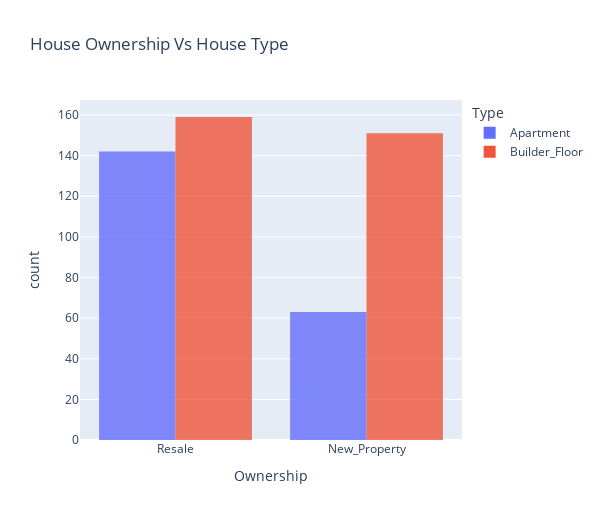

The notebook cell this image was saved under:
### Code cell
fig = px.histogram(df3,x='Transaction',
                    title='House Ownership Vs House Type',
                    opacity=0.8,
                    color = 'Type',
                    labels={'Transaction':'Ownership'})
                    #color_discrete_sequence=['indianred']
fig.update_layout(barmode='group', bargap=0.20,bargroupgap=0.0,height=520,width=600)
fig.show()

### Figure 1 — Plotly figure (JSON) as saved in the notebook; plotly's stock layout.template omitted (floating-point values rounded to 4 significant figures; data arrays with more than 128 entries replaced by an {"elided": "..."} marker saying what was removed)
{"data": [{"alignmentgroup": "True", "bingroup": "x", "hovertemplate": "Type=Apartment<br>Ownership=%{x}<br>count=%{y}<extra></extra>", "legendgroup": "Apartment", "marker": {"color": "#636efa", "opacity": 0.8}, "name": "Apartment", "offsetgroup": "Apartment", "orientation": "v", "showlegend": true, "type": "histogram", "x": {"elided": "205 str values"}, "xaxis": "x", "yaxis": "y"}, {"alignmentgroup": "True", "bingroup": "x", "hovertemplate": "Type=Builder_Floor<br>Ownership=%{x}<br>count=%{y}<extra></extra>", "legendgroup": "Builder_Floor", "marker": {"color": "#EF553B", "opacity": 0.8}, "name": "Builder_Floor", "offsetgroup": "Builder_Floor", "orientation": "v", "showlegend": true, "type": "histogram", "x": {"elided": "310 str values"}, "xaxis": "x", "yaxis": "y"}], "layout": {"bargap": 0.2, "bargroupgap": 0, "barmode": "group", "height": 520, "legend": {"title": {"text": "Type"}, "tracegroupgap": 0}, "title": {"text": "House Ownership Vs House Type"}, "width": 600, "xaxis": {"anchor": "y", "domain": [0, 1], "title": {"text": "Ownership"}}, "yaxis": {"anchor": "x", "domain": [0, 1], "title": {"text": "count"}}}}
